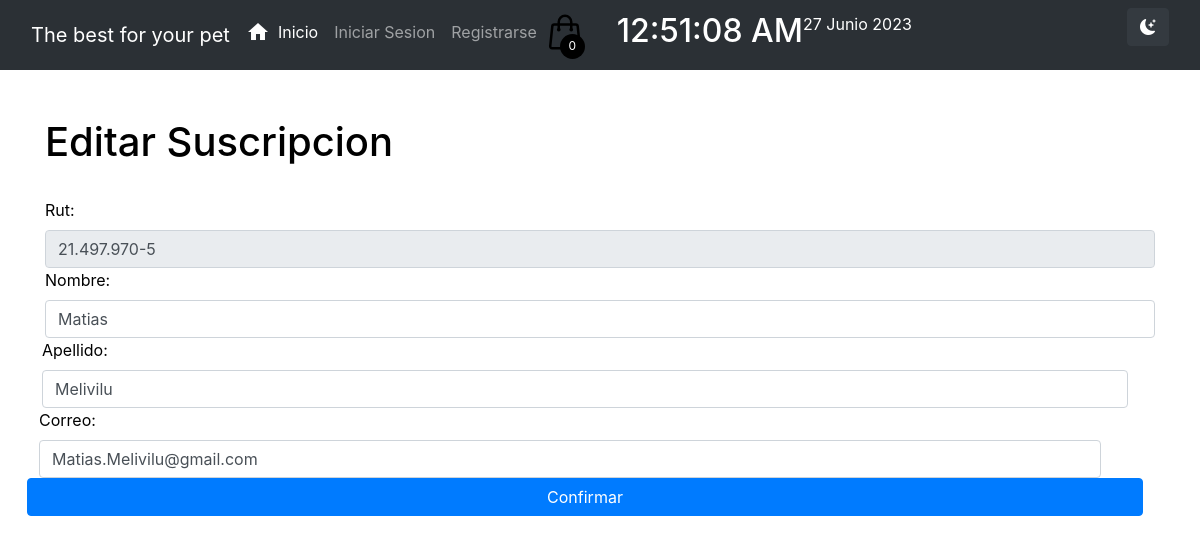
The page /editarSuscripcion/21.497.970-5 on the database its author committed.
### apps/Tienda/models.py (models this page shows)
class Suscripcion(models.Model):
     rut = models.CharField(max_length=12,primary_key=True)
     nombre = models.CharField(max_length=100, null=False)
     apellido = models.CharField(max_length=100, null=False)
     correo = models.CharField(max_length=100, null=False)

### apps/Tienda/views.py (the view)
# urls.py: path('editarSuscripcion/<rut>',views.cargarEditarSuscripciones),
def cargarEditarSuscripciones(request,rut):
    suscripcion = Suscripcion.objects.get(rut = rut)
    return render(request,"editarSuscripciones.html",{"sus":suscripcion})

### apps/Tienda/templates/editarSuscripciones.html (shortened to what this page needs)
{% extends "./modulos.html" %}
{% load static %}
{% block head %}
    <link rel="stylesheet" href="{% static 'css/registro.css' %}">
{% endblock %}
{% block body %}
      <div class="container mt-5">
        <h1>Editar Suscripcion</h1>
        <br>
        <form action="/editarSuscripcionForm" method="POST" enctype="multipart/form-data"> {% csrf_token %}
            <div class="row">
                <div class="col">
                    <label for="txtRut">Rut:</label>
                    <input readonly value="{{sus.rut}}" name="txtRut" type="text" id="txtRut" class="form-control" placeholder="EJ: 12.345.678-9">
                </div>
            </div>
            <div class="row">
              <div class="col">
                <label for="txtNombre">Nombre:</label>
                <input value="{{sus.nombre}}" name="txtNombre" type="text" id="txtNombre" class="form-control" placeholder="Escriba su nombre aqui">
            </div>
            <div class="row">
                <div class="col">
                  <label for="txtApellido">Apellido:</label>
                  <input value="{{sus.apellido}}" name="txtApellido" type="text" id="txtApellido" class="form-control" placeholder="Escriba su apellido aqui">
              </div>
              <div class="row">
                <div class="col">
                  <label for="txtCorreo">Correo:</label>
                  <input value="{{sus.correo}}" name="txtCorreo" type="text" id="txtCorreo" class="form-control" placeholder="Ingrese su correo electronico">
              </div>
          </div>
        <br>
        <button class="btn btn-primary">Confirmar</button>
        </form>
    </div>
    {% endblock %}

### apps/Tienda/static/css/oscuro.css (style rules this page uses)
.claro { background-color: #ffffff; color: #000000; }
.claro label { color: black; }

### rows shown on the page
Suscripcion: txtRut "21.497.970-5", txtNombre "Matias", txtApellido "Melivilu", txtCorreo "Matias.Melivilu@gmail.com"
